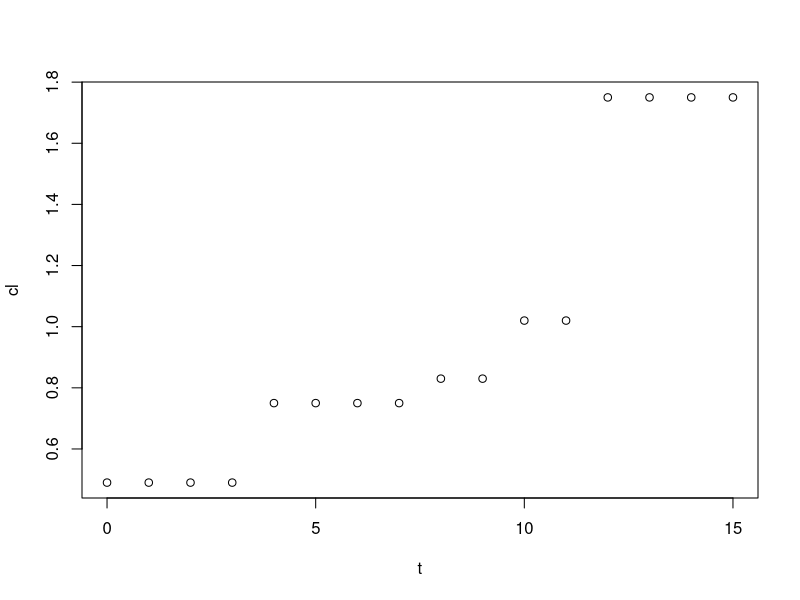
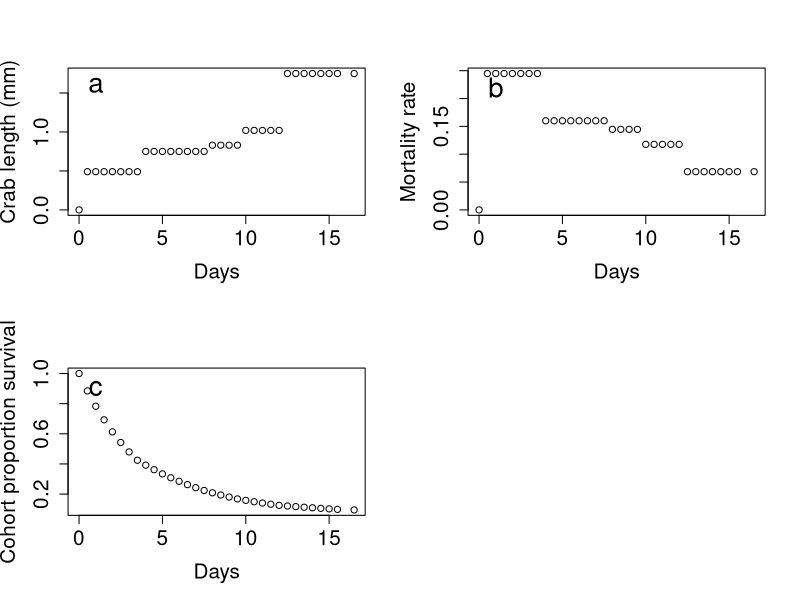

Generate these figures, in order, with R:
###Creating code for larvae (I want someestimate of mortaltiy for the entire cohort)

##What data do we have for growth?
	##Look at the script on "modeling zoea growth" for details but the function is as below
larvae.size=function(t){
	if(t<3.5){
	cl=0.49 #runif(1, 0.44, 0.54)	
	}
	
	else if(t<7.5 & t>=3.5){
	cl= 0.75 #runif(1, 0.72, 0.77)
	}
	
	else if(t<9.5 & t>=7.5){
	cl=0.83 #runif(1, 0.79, 0.87)
	}
	
	else if(t<12 & t>=9.5){
	cl=1.02 #runif(1, 0.98, 1.06)
	}
	
	else if(t<=15.5 & t>=12){
	cl=1.75 #runif(1, 1.69, 1.81)
	}
	
	else print('not larva')
}
t=seq(from =0, to =15.5, by =1)
cl=rep(0, length(t))
for(i in 1:length(t))
{
	cl[i]=larvae.size(t[i])
}
plot(cl~t)

##Add in mortality function
mr=0.12 #Got mortality rates from data using 'Calculating mortality rates for larvae' script
lr=1

mortality=function(l){
	m=mr*(lr/l)
}

###Let's create the actual model forloop for total mortality
numbers=function(t, i) {
	num=n[i]*exp(-(mortality(larvae.size(t)))*delta.t) ###Removed fishing mortrality
}

##Hmm.. for larvae, time span is limited to 15.5 days and in this case, maybe want higher resolution time point (like 0.5 days?)
delta.t=0.5 ##Resolution between time points. In case you're wondering, your final estimates do not change whether you use 0.5 or 1 for delta.t (as long as those intervals are in the same unit as mortality (per day))
t=seq(from=0, to=15.5, by=delta.t) 
n=rep(0, length(t))
m=rep(0, length(t))
s=rep(0, length(t))

n[1]=1 ##Starting population size

for(i in 1:length(t))
{
	n[i+1]=numbers(t=t[i], i=i)
	s[i+1]=larvae.size(t[i])
	m[i+1]=mortality(larvae.size(t[i]))
}

t.1=c(t, max(t)+1)
par(mfrow=(c(2,2)))
plot(s~t.1, ylab='Crab length (mm)', xlab='Days',  cex.lab=1.5, cex.axis=1.5)
text(1, 1.6, labels=c('a'), cex=2 )
plot(m~t.1, ylab='Mortality rate', xlab='Days', cex.lab=1.5, cex.axis=1.5)
text(1, 0.22, labels=c('b'), cex=2 )
plot(n~t.1, ylab='Cohort proportion survival', xlab='Days', cex.lab=1.5, cex.axis=1.5)
text(1, 0.9, labels=c('c'), cex=2 )

larval.data=data.frame(n,s,m)
#n~0.09 after larvae (9% survival is decent)